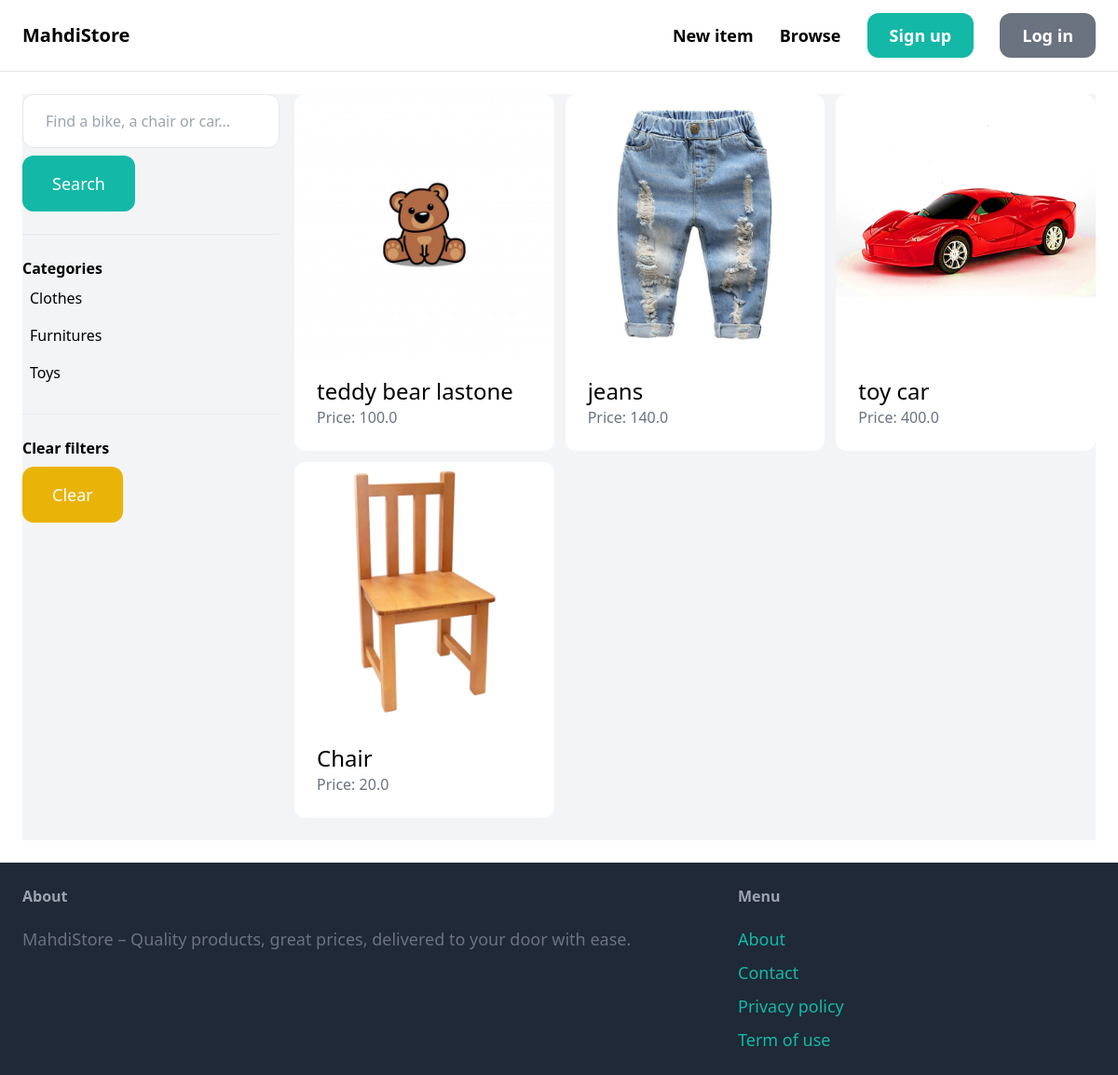
The app's page /items/ with its own data.
### item/models.py (models this page shows, shortened)
class Category(models.Model):
    name = models.CharField(max_length=255)
    class Meta:
        ordering = ('name',)
        verbose_name_plural = "Categories"

class Item(models.Model):
    category = models.ForeignKey(Category, related_name='items', on_delete=models.CASCADE)
    name = models.CharField(max_length=255)
    description = models.TextField(blank=True, null=True)
    price = models.FloatField()
    image = models.ImageField(upload_to='item_images', blank=True, null=True)
    is_sold = models.BooleanField(default=False)
    created_by = models.ForeignKey(User, related_name='items', on_delete=models.CASCADE)
    created_at = models.DateTimeField(auto_now_add=True)

### item/views.py (the view)
# urls.py: path('', views.items, name='items'),
def items(request):
    query = request.GET.get('query', '')
    category_id = request.GET.get('category', 0)
    categories = Category.objects.all()
    items = Item.objects.filter(is_sold=False)
    if category_id:
        items = items.filter(category_id=category_id)
    if query:
        items = items.filter(Q(name__icontains=query) | Q(description__icontains=query))
    return render(request, 'item/items.html', {
        'items': items,
        'query': query,
        'categories': categories,
        'category_id': int(category_id),
    })

### item/templates/item/items.html (shortened to what this page needs)
{% extends 'core/base.html' %}
{% block content %}
    <div class="pb-6 grid grid-cols-4 gap-4 bg-gray-100">
        <div class="col-span-1">
            <form method="get" action="{% url 'item:items' %}">
                <input name="query" class="w-full py-4 px-6 border rounded-xl" type="text" value="{{ query }}" placeholder="Find a bike, a chair or car...">
                <button class="mt-2 py-4 px-8 text-lg bg-teal-500 text-white rounded-xl">Search</button>
            </form>
            <hr class="my-6">
            <p class="font-semibold">Categories</p>
            <ul>
                {% for category in categories %}
                    <li class="py-2 px-2 rounded-xl{% if category.id == category_id %} bg-gray-200{% endif %}">
                        <a href="{% url 'item:items' %}?query={{ query }}&category={{ category.id }}">{{ category.name }}</a>
                    </li>
                {% endfor %}
            </ul>
            <hr class="my-6">
            <p class="font-semibold">Clear filters</p>
            <ul>
                <li><a href="{% url 'item:items' %}" class="mt-2 py-4 px-8 inline-block bg-yellow-500 text-lg rounded-xl text-white">Clear</a>
        </div>
        <div class="col-span-3">
            <div class="grid grid-cols-3 gap-3">
            {% for item in items %}
                <div>
                    <a href="{% url 'item:detail' item.id %}">
                        <div>
                            <img src="{{ item.image.url }}" class="rounded-t-xl">
                        </div>
                        <div class="p-6 bg-white rounded-b-xl">
                            <h2 class="text-2xl">{{ item.name }}</h2>
                            <p class="text-gray-500">Price: {{ item.price }}</p>
                        </div>
                    </a>
                </div>
            {% endfor %}
        </div>
        </div>
    </div>
{% endblock %}

### records on screen
Category: name "Clothes"
Category: name "Furnitures"
Category: name "Toys"
Item: image (picture), name "teddy bear lastone", price "100.0"
Item: image (picture), name "jeans", price "140.0"
Item: image (picture), name "toy car", price "400.0"
Item: image (picture), name "Chair", price "20.0"
